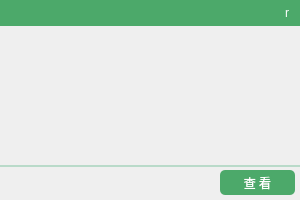
<?xml version="1.0" encoding="UTF-8"?>
<ui version="4.0">
 <class>NotifyForm</class>
 <widget class="QWidget" name="NotifyForm">
  <property name="geometry">
   <rect>
    <x>0</x>
    <y>0</y>
    <width>300</width>
    <height>200</height>
   </rect>
  </property>
  <property name="windowTitle">
   <string>消息提示</string>
  </property>
  <property name="styleSheet">
   <string notr="true">QWidget#widgetTitle {
	background-color: rgb(76, 169, 106);
}
QWidget#widgetBottom {
	border-top-style: solid;
	border-top-width: 2px;
	border-top-color: rgb(185, 218, 201);
}
QLabel#labelTitle {
	color: rgb(255, 255, 255);
}
QLabel#labelContent {
	padding: 5px;
}
QPushButton {
	border: none;
	background: transparent;
}
QPushButton#buttonClose {
	font-family: &quot;webdings&quot;;
	color: rgb(255, 255, 255);
}
QPushButton#buttonClose:hover {
	background-color: rgb(212, 64, 39);
}
QPushButton#buttonView {
	color: rgb(255, 255, 255);
	border-radius: 5px;
	border: solid 1px rgb(76, 169, 106);
	background-color: rgb(76, 169, 106);
}
QPushButton#buttonView:hover {
	color: rgb(0, 0, 0);
}</string>
  </property>
  <layout class="QVBoxLayout" name="verticalLayout" stretch="0,1,0">
   <property name="spacing">
    <number>6</number>
   </property>
   <property name="leftMargin">
    <number>0</number>
   </property>
   <property name="topMargin">
    <number>0</number>
   </property>
   <property name="rightMargin">
    <number>0</number>
   </property>
   <property name="bottomMargin">
    <number>0</number>
   </property>
   <item>
    <widget class="QWidget" name="widgetTitle" native="true">
     <property name="minimumSize">
      <size>
       <width>0</width>
       <height>26</height>
      </size>
     </property>
     <layout class="QHBoxLayout" name="horizontalLayout_3">
      <property name="spacing">
       <number>0</number>
      </property>
      <property name="leftMargin">
       <number>10</number>
      </property>
      <property name="topMargin">
       <number>0</number>
      </property>
      <property name="rightMargin">
       <number>0</number>
      </property>
      <property name="bottomMargin">
       <number>0</number>
      </property>
      <item>
       <widget class="QLabel" name="labelTitle">
        <property name="text">
         <string/>
        </property>
       </widget>
      </item>
      <item>
       <spacer name="horizontalSpacer">
        <property name="orientation">
         <enum>Qt::Horizontal</enum>
        </property>
        <property name="sizeHint" stdset="0">
         <size>
          <width>40</width>
          <height>20</height>
         </size>
        </property>
       </spacer>
      </item>
      <item>
       <widget class="QPushButton" name="buttonClose">
        <property name="minimumSize">
         <size>
          <width>26</width>
          <height>26</height>
         </size>
        </property>
        <property name="maximumSize">
         <size>
          <width>26</width>
          <height>26</height>
         </size>
        </property>
        <property name="text">
         <string>r</string>
        </property>
       </widget>
      </item>
     </layout>
    </widget>
   </item>
   <item>
    <widget class="QLabel" name="labelContent">
     <property name="text">
      <string/>
     </property>
     <property name="wordWrap">
      <bool>true</bool>
     </property>
     <property name="margin">
      <number>0</number>
     </property>
    </widget>
   </item>
   <item>
    <widget class="QWidget" name="widgetBottom" native="true">
     <layout class="QHBoxLayout" name="horizontalLayout">
      <property name="spacing">
       <number>0</number>
      </property>
      <property name="leftMargin">
       <number>0</number>
      </property>
      <property name="topMargin">
       <number>5</number>
      </property>
      <property name="rightMargin">
       <number>5</number>
      </property>
      <property name="bottomMargin">
       <number>5</number>
      </property>
      <item>
       <spacer name="horizontalSpacer_2">
        <property name="orientation">
         <enum>Qt::Horizontal</enum>
        </property>
        <property name="sizeHint" stdset="0">
         <size>
          <width>170</width>
          <height>20</height>
         </size>
        </property>
       </spacer>
      </item>
      <item>
       <widget class="QPushButton" name="buttonView">
        <property name="minimumSize">
         <size>
          <width>75</width>
          <height>25</height>
         </size>
        </property>
        <property name="cursor">
         <cursorShape>PointingHandCursor</cursorShape>
        </property>
        <property name="text">
         <string>查 看</string>
        </property>
       </widget>
      </item>
     </layout>
    </widget>
   </item>
  </layout>
 </widget>
 <resources/>
 <connections/>
</ui>
